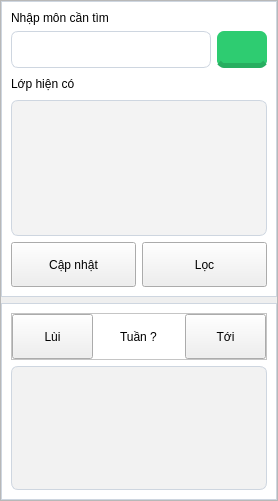
                 <widget class="QFrame" name="frame_left">
                  <property name="sizePolicy">
                   <sizepolicy hsizetype="Preferred" vsizetype="Preferred">
                    <horstretch>0</horstretch>
                    <verstretch>0</verstretch>
                   </sizepolicy>
                  </property>
                  <property name="styleSheet">
                   <string notr="true"/>
                  </property>
                  <property name="frameShape">
                   <enum>QFrame::StyledPanel</enum>
                  </property>
                  <property name="frameShadow">
                   <enum>QFrame::Raised</enum>
                  </property>
                  <layout class="QVBoxLayout" name="verticalLayout_7">
                   <property name="leftMargin">
                    <number>0</number>
                   </property>
                   <property name="topMargin">
                    <number>0</number>
                   </property>
                   <property name="rightMargin">
                    <number>0</number>
                   </property>
                   <property name="bottomMargin">
                    <number>0</number>
                   </property>
                   <item>
                    <widget class="QFrame" name="frame_col_left">
                     <property name="sizePolicy">
                      <sizepolicy hsizetype="Preferred" vsizetype="Preferred">
                       <horstretch>0</horstretch>
                       <verstretch>3</verstretch>
                      </sizepolicy>
                     </property>
                     <property name="styleSheet">
                      <string notr="true">QFrame {
border: 1px solid #ced6e0;
background-color: rgb(255, 255, 255);
}

#frame_4 {
border: none;
}

QLineEdit {
	border-radius: 7px;
	background-color: white;
	border: 1px solid #ced6e0;
	padding-left: 10px;
	padding-right: 10px;
}

QLabel {
background-color: #ffffff;
border: none;
}</string>
                     </property>
                     <property name="frameShape">
                      <enum>QFrame::StyledPanel</enum>
                     </property>
                     <property name="frameShadow">
                      <enum>QFrame::Raised</enum>
                     </property>
                     <layout class="QGridLayout" name="gridLayout_4">
                      <item row="8" column="0" colspan="2">
                       <widget class="QFrame" name="frame_4">
                        <property name="frameShape">
                         <enum>QFrame::StyledPanel</enum>
                        </property>
                        <property name="frameShadow">
                         <enum>QFrame::Raised</enum>
                        </property>
                        <layout class="QHBoxLayout" name="horizontalLayout">
                         <property name="leftMargin">
                          <number>0</number>
                         </property>
                         <property name="topMargin">
                          <number>0</number>
                         </property>
                         <property name="rightMargin">
                          <number>0</number>
                         </property>
                         <property name="bottomMargin">
                          <number>0</number>
                         </property>
                         <item>
                          <widget class="QPushButton" name="button_capNhat">
                           <property name="sizePolicy">
                            <sizepolicy hsizetype="Minimum" vsizetype="Expanding">
                             <horstretch>0</horstretch>
                             <verstretch>0</verstretch>
                            </sizepolicy>
                           </property>
                           <property name="minimumSize">
                            <size>
                             <width>0</width>
                             <height>45</height>
                            </size>
                           </property>
                           <property name="maximumSize">
                            <size>
                             <width>16777215</width>
                             <height>16777215</height>
                            </size>
                           </property>
                           <property name="font">
                            <font>
                             <family>Segoe UI</family>
                             <pointsize>9</pointsize>
                             <weight>50</weight>
                             <bold>false</bold>
                            </font>
                           </property>
                           <property name="styleSheet">
                            <string notr="true"/>
                           </property>
                           <property name="text">
                            <string>Cập nhật</string>
                           </property>
                           <property name="icon">
                            <iconset>
                             <normaloff>../Images/iconfinder_refresh_134221.png</normaloff>../Images/iconfinder_refresh_134221.png</iconset>
                           </property>
                          </widget>
                         </item>
                         <item>
                          <widget class="QPushButton" name="button_fillter">
                           <property name="sizePolicy">
                            <sizepolicy hsizetype="Minimum" vsizetype="Expanding">
                             <horstretch>0</horstretch>
                             <verstretch>0</verstretch>
                            </sizepolicy>
                           </property>
                           <property name="minimumSize">
                            <size>
                             <width>0</width>
                             <height>45</height>
                            </size>
                           </property>
                           <property name="maximumSize">
                            <size>
                             <width>16777215</width>
                             <height>16777215</height>
                            </size>
                           </property>
                           <property name="font">
                            <font>
                             <family>Segoe UI</family>
                             <pointsize>9</pointsize>
                             <weight>50</weight>
                             <bold>false</bold>
                            </font>
                           </property>
                           <property name="styleSheet">
                            <string notr="true"/>
                           </property>
                           <property name="text">
                            <string>Lọc</string>
                           </property>
                          </widget>
                         </item>
                        </layout>
                       </widget>
                      </item>
                      <item row="0" column="0" colspan="2">
                       <widget class="QLabel" name="label_nhapmonhoc">
                        <property name="sizePolicy">
                         <sizepolicy hsizetype="Preferred" vsizetype="Fixed">
                          <horstretch>0</horstretch>
                          <verstretch>1</verstretch>
                         </sizepolicy>
                        </property>
                        <property name="minimumSize">
                         <size>
                          <width>0</width>
                          <height>0</height>
                         </size>
                        </property>
                        <property name="maximumSize">
                         <size>
                          <width>16777215</width>
                          <height>20</height>
                         </size>
                        </property>
                        <property name="font">
                         <font>
                          <family>Segoe UI</family>
                          <pointsize>9</pointsize>
                          <weight>50</weight>
                          <bold>false</bold>
                         </font>
                        </property>
                        <property name="text">
                         <string>Nhập môn cần tìm</string>
                        </property>
                       </widget>
                      </item>
                      <item row="2" column="1">
                       <widget class="QPushButton" name="button_timKiem">
                        <property name="sizePolicy">
                         <sizepolicy hsizetype="Minimum" vsizetype="Expanding">
                          <horstretch>0</horstretch>
                          <verstretch>1</verstretch>
                         </sizepolicy>
                        </property>
                        <property name="minimumSize">
                         <size>
                          <width>50</width>
                          <height>37</height>
                         </size>
                        </property>
                        <property name="maximumSize">
                         <size>
                          <width>16777215</width>
                          <height>16777215</height>
                         </size>
                        </property>
                        <property name="font">
                         <font>
                          <family>Segoe UI</family>
                          <pointsize>9</pointsize>
                          <weight>50</weight>
                          <bold>false</bold>
                         </font>
                        </property>
                        <property name="styleSheet">
                         <string notr="true">QPushButton {
border-radius: 7px;
background-color: #2ecc71;
border-bottom: 5px solid #27ae60;
height: 30px;
color: white;
}

QPushButton::pressed {
border: none;
}</string>
                        </property>
                        <property name="text">
                         <string/>
                        </property>
                        <property name="icon">
                         <iconset>
                          <normaloff>../resources/icon_find_white.svg</normaloff>../resources/icon_find_white.svg</iconset>
                        </property>
                        <property name="iconSize">
                         <size>
                          <width>30</width>
                          <height>30</height>
                         </size>
                        </property>
                       </widget>
                      </item>
                      <item row="7" column="0" colspan="2">
                       <widget class="QListWidget" name="listWidget_tenLop">
                        <property name="sizePolicy">
                         <sizepolicy hsizetype="Expanding" vsizetype="Preferred">
                          <horstretch>0</horstretch>
                          <verstretch>15</verstretch>
                         </sizepolicy>
                        </property>
                        <property name="minimumSize">
                         <size>
                          <width>0</width>
                          <height>0</height>
                         </size>
                        </property>
                        <property name="maximumSize">
                         <size>
                          <width>16777215</width>
                          <height>16777215</height>
                         </size>
                        </property>
                        <property name="font">
                         <font>
                          <family>Segoe UI</family>
                          <pointsize>11</pointsize>
                          <weight>50</weight>
                          <bold>false</bold>
                         </font>
                        </property>
                        <property name="styleSheet">
                         <string notr="true">QListWidget {
	background-color: #f2f2f2f2;
	border: 1px solid #ced6e0;
	border-radius: 7px;
    show-decoration-selected: 1;
}

QListView::item:alternate {
    background: #EEEEEE;
}

QListView::item:selected {
    border: 1px solid #6a6ea9;
}

QListView::item:selected:!active {
    background: qlineargradient(x1: 0, y1: 0, x2: 0, y2: 1,
                                stop: 0 #7bffeb, stop: 1 #d2fff8);
}

QListView::item:selected:active {
    background: qlineargradient(x1: 0, y1: 0, x2: 0, y2: 1,
                                stop: 0 #4bffd2, stop: 1 #a3ff9c);
}

QListView::item:hover {
    background: qlineargradient(x1: 0, y1: 0, x2: 0, y2: 1,
                                stop: 0 #FAFBFE, stop: 1 #DCDEF1);
}

/*Custom widget*/
QPushButton {
	background: transparent;
	border: none;
}

QLabel {
	background: transparent;
}


</string>
                        </property>
                       </widget>
                      </item>
                      <item row="3" column="0" colspan="2">
                       <widget class="QLabel" name="label_lophienco">
                        <property name="sizePolicy">
                         <sizepolicy hsizetype="Preferred" vsizetype="Preferred">
                          <horstretch>0</horstretch>
                          <verstretch>1</verstretch>
                         </sizepolicy>
                        </property>
                        <property name="minimumSize">
                         <size>
                          <width>0</width>
                          <height>20</height>
                         </size>
                        </property>
                        <property name="maximumSize">
                         <size>
                          <width>16777215</width>
                          <height>20</height>
                         </size>
                        </property>
                        <property name="font">
                         <font>
                          <family>Segoe UI</family>
                          <pointsize>9</pointsize>
                          <weight>50</weight>
                          <bold>false</bold>
                         </font>
                        </property>
                        <property name="text">
                         <string>Lớp hiện có</string>
                        </property>
                       </widget>
                      </item>
                      <item row="2" column="0">
                       <widget class="QLineEdit" name="lineEdit_tenMon">
                        <property name="sizePolicy">
                         <sizepolicy hsizetype="Expanding" vsizetype="Expanding">
                          <horstretch>0</horstretch>
                          <verstretch>1</verstretch>
                         </sizepolicy>
                        </property>
                        <property name="minimumSize">
                         <size>
                          <width>0</width>
                          <height>0</height>
                         </size>
                        </property>
                        <property name="maximumSize">
                         <size>
                          <width>16777215</width>
                          <height>16777215</height>
                         </size>
                        </property>
                        <property name="sizeIncrement">
                         <size>
                          <width>0</width>
                          <height>10</height>
                         </size>
                        </property>
                        <property name="baseSize">
                         <size>
                          <width>0</width>
                          <height>10</height>
                         </size>
                        </property>
                        <property name="font">
                         <font>
                          <family>Segoe UI</family>
                          <pointsize>11</pointsize>
                          <weight>50</weight>
                          <bold>false</bold>
                         </font>
                        </property>
                        <property name="styleSheet">
                         <string notr="true"/>
                        </property>
                       </widget>
                      </item>
                     </layout>
                    </widget>
                   </item>
                   <item>
                    <widget class="QFrame" name="frame_6">
                     <property name="sizePolicy">
                      <sizepolicy hsizetype="Preferred" vsizetype="Preferred">
                       <horstretch>0</horstretch>
                       <verstretch>2</verstretch>
                      </sizepolicy>
                     </property>
                     <property name="styleSheet">
                      <string notr="true">#frame_6 {
border: 1px solid #ced6e0;
background-color: rgb(255, 255, 255);
}

QLabel {
background-color: rgb(255, 255, 255);
}
</string>
                     </property>
                     <property name="frameShape">
                      <enum>QFrame::StyledPanel</enum>
                     </property>
                     <property name="frameShadow">
                      <enum>QFrame::Raised</enum>
                     </property>
                     <layout class="QVBoxLayout" name="verticalLayout_6">
                      <item>
                       <widget class="QFrame" name="frame_3">
                        <property name="sizePolicy">
                         <sizepolicy hsizetype="Expanding" vsizetype="Fixed">
                          <horstretch>0</horstretch>
                          <verstretch>0</verstretch>
                         </sizepolicy>
                        </property>
                        <property name="styleSheet">
                         <string notr="true">#frame_3 {
background-color: #ffffff;
}</string>
                        </property>
                        <property name="frameShape">
                         <enum>QFrame::StyledPanel</enum>
                        </property>
                        <property name="frameShadow">
                         <enum>QFrame::Raised</enum>
                        </property>
                        <layout class="QHBoxLayout" name="horizontalLayout_7">
                         <property name="leftMargin">
                          <number>0</number>
                         </property>
                         <property name="topMargin">
                          <number>0</number>
                         </property>
                         <property name="rightMargin">
                          <number>0</number>
                         </property>
                         <property name="bottomMargin">
                          <number>0</number>
                         </property>
                         <item>
                          <widget class="QPushButton" name="button_previousWeek">
                           <property name="sizePolicy">
                            <sizepolicy hsizetype="Minimum" vsizetype="Expanding">
                             <horstretch>0</horstretch>
                             <verstretch>0</verstretch>
                            </sizepolicy>
                           </property>
                           <property name="minimumSize">
                            <size>
                             <width>0</width>
                             <height>45</height>
                            </size>
                           </property>
                           <property name="font">
                            <font>
                             <family>Segoe UI</family>
                             <pointsize>9</pointsize>
                            </font>
                           </property>
                           <property name="styleSheet">
                            <string notr="true"/>
                           </property>
                           <property name="text">
                            <string>Lùi</string>
                           </property>
                           <property name="icon">
                            <iconset>
                             <normaloff>../Images/icons/cil-media-skip-backward.png</normaloff>../Images/icons/cil-media-skip-backward.png</iconset>
                           </property>
                          </widget>
                         </item>
                         <item alignment="Qt::AlignHCenter">
                          <widget class="QLabel" name="label_week">
                           <property name="sizePolicy">
                            <sizepolicy hsizetype="Expanding" vsizetype="Expanding">
                             <horstretch>0</horstretch>
                             <verstretch>0</verstretch>
                            </sizepolicy>
                           </property>
                           <property name="minimumSize">
                            <size>
                             <width>0</width>
                             <height>0</height>
                            </size>
                           </property>
                           <property name="font">
                            <font>
                             <family>Segoe UI</family>
                             <pointsize>9</pointsize>
                            </font>
                           </property>
                           <property name="text">
                            <string>Tuần ?</string>
                           </property>
                          </widget>
                         </item>
                         <item>
                          <widget class="QPushButton" name="button_nextWeek">
                           <property name="sizePolicy">
                            <sizepolicy hsizetype="Minimum" vsizetype="Expanding">
                             <horstretch>0</horstretch>
                             <verstretch>0</verstretch>
                            </sizepolicy>
                           </property>
                           <property name="minimumSize">
                            <size>
                             <width>0</width>
                             <height>45</height>
                            </size>
                           </property>
                           <property name="font">
                            <font>
                             <family>Segoe UI</family>
                             <pointsize>9</pointsize>
                            </font>
                           </property>
                           <property name="styleSheet">
                            <string notr="true"/>
                           </property>
                           <property name="text">
                            <string>Tới</string>
                           </property>
                           <property name="icon">
                            <iconset>
                             <normaloff>../Images/icons/cil-media-skip-forward.png</normaloff>../Images/icons/cil-media-skip-forward.png</iconset>
                           </property>
                          </widget>
                         </item>
                        </layout>
                       </widget>
                      </item>
                      <item>
                       <widget class="QScrollArea" name="scrollArea">
                        <property name="sizePolicy">
                         <sizepolicy hsizetype="Expanding" vsizetype="Expanding">
                          <horstretch>0</horstretch>
                          <verstretch>0</verstretch>
                         </sizepolicy>
                        </property>
                        <property name="minimumSize">
                         <size>
                          <width>0</width>
                          <height>0</height>
                         </size>
                        </property>
                        <property name="styleSheet">
                         <string notr="true">QScrollArea {
	background-color: #f2f2f2f2;
	border-radius: 7px;
}
</string>
                        </property>
                        <property name="widgetResizable">
                         <bool>true</bool>
                        </property>
                        <widget class="QWidget" name="weeks_container">
                         <property name="geometry">
                          <rect>
                           <x>0</x>
                           <y>0</y>
                           <width>321</width>
                           <height>280</height>
                          </rect>
                         </property>
                         <property name="styleSheet">
                          <string notr="true">QWidget#weeks_container {
background-color: #f2f2f2f2;
border: 1px solid #ced6e0;
border-radius: 7px;
}

QPushButton {
font-family: &quot;Segoe UI&quot;;
font-size: 18px;
}	</string>
                         </property>
                        </widget>
                       </widget>
                      </item>
                     </layout>
                    </widget>
                   </item>
                  </layout>
                 </widget>
